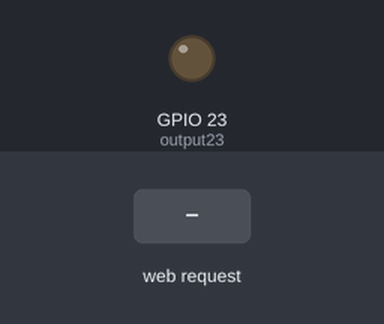
Bench run of a sketch on a simulated ESP32. On the bench: output pins drawn as LEDs (lit = HIGH). The test bench sets the inputs (shaded band). WiFi joins after 1.5 s; servers stay silent unless stated; what the sketch prints to the serial monitor is not drawn.

Above: at 2.7 s.
2.8 s: HTTP request GET /fwdleft received
At 4.0 s:
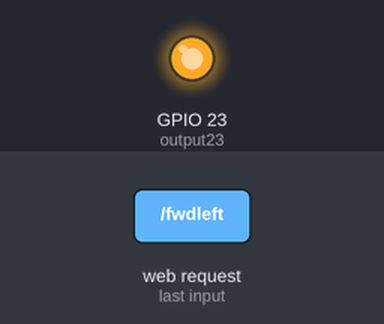
4.3 s: HTTP request GET /status received
At 5.3 s:
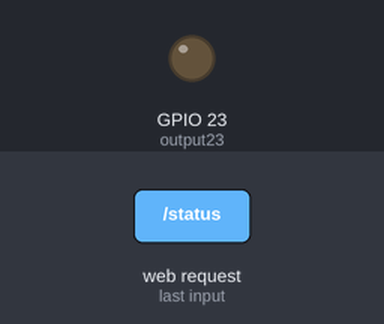
5.8 s: HTTP request GET /forward received
At 6.4 s:
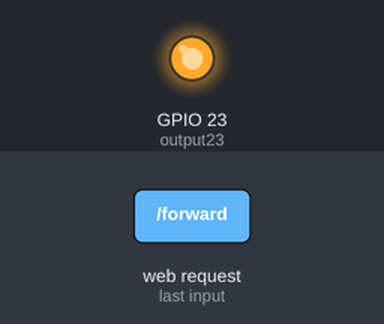
Timing chart, 0 to 8.8 s (numbered marks = the images above; inputs shaded):
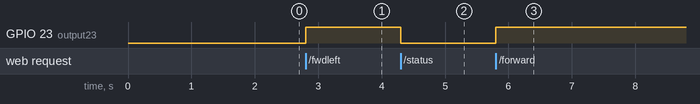

Measured:
- after the input at 2.8 s, GPIO 23 (output23): LOW → HIGH at once
- after the input at 4.3 s, GPIO 23 (output23): HIGH → LOW at once
- after the input at 5.8 s, GPIO 23 (output23): LOW → HIGH at once

The sketch:

esp32_webserver_ai2.ino
```cpp
// Load Wi-Fi library
#include <WiFi.h>

#define RXD2 16
#define TXD2 17

// Replace with your network credentials
const char* ssid = "Gdrew";
const char* password = "ntag0919";

// Set web server port number to 80
WiFiServer server(80);

// Variable to store the HTTP request
String response, ip_address;

// Auxiliar variables to store the current output state
String output26State = "off";

// Assign output variables to GPIO pins
const int output23 = 23;
bool flag = false;
unsigned long dx = 0;

// Current time
unsigned long currentTime = millis();
// Previous time
unsigned long previousTime = 0;
// Define timeout time in milliseconds (example: 2000ms = 2s)
const long timeoutTime = 2000;
int wait30 = 30000; // time to reconnect when connection is lost.

// This is your Static IP
IPAddress local_IP(192, 168, 27, 15);
// Gateway IP address
IPAddress gateway(192, 168, 1, 1);
IPAddress subnet(255, 255, 0, 0);
IPAddress primaryDNS(8, 8, 8, 8);
IPAddress secondaryDNS(8, 8, 4, 4);

void setup() {
  Serial.begin(115200);
  Serial2.begin(9600, SERIAL_8N1, RXD2, TXD2);
  // Initialize the output variables as outputs
  pinMode(output23, OUTPUT);
  // Set outputs to LOW
  digitalWrite(output23, LOW);

  //Configure Static IP
//  if(!WiFi.config(local_IP, gateway, subnet, primaryDNS, secondaryDNS))
//  {
//    Serial.println("Static IP failed to configure");
//  }

  // Connect to Wi-Fi network with SSID and password
  Serial.print("Connecting to ");
  Serial.println(ssid);
  WiFi.begin(ssid, password);
  while (WiFi.status() != WL_CONNECTED) {
    delay(500);
    Serial.print(".");
  }
  // Print local IP address and start web server
  Serial.println("");
  Serial.println("WiFi connected.");
  Serial.println("IP address: ");
  ip_address = WiFi.localIP().toString();
  Serial.println(ip_address);
  server.begin();
}


void toggleLED() {
  if (flag) {
    digitalWrite(output23, HIGH);
    flag = false;
  } else {
    flag = true;
    digitalWrite(output23, LOW);
  }
}

void loop() {

// If disconnected, try to reconnect every 30 seconds.
  if ((WiFi.status() != WL_CONNECTED) && (millis() > wait30)) {
    Serial.println("Trying to reconnect WiFi...");
    //Serial2.write(0x00);
    WiFi.disconnect();
    WiFi.begin(ssid, password);
    wait30 = millis() + 30000;

  }
  // Check if a client has connected..
  WiFiClient client = server.available();
  if (!client) {
    return;
  }

  Serial.print("New client: ");
  Serial.println(client.remoteIP());

  // Espera hasta que el cliente envíe datos.
  // while(!client.available()){ delay(1); }

  /////////////////////////////////////////////////////
  // Read the information sent by the client.
  String req = client.readStringUntil('\r');
  Serial.println(req);

  // Make the client's request.
  if(req.indexOf("status") != -1)
  {
    toggleLED();
    response = "WiFi Connected: " + ip_address;
  }

  if(req.indexOf("forward") != -1)
    {
      toggleLED();
      response = "Forward Movement";
      Serial2.write(0x01);
      dx = 1;
    }

  if(req.indexOf("reverse") != -1)
    {
      toggleLED();
      response = "Reverse Movement";
      //Serial2.write(0x02);
      dx = 2;
      Serial2.write(dx);
    }

  if(req.indexOf("left") != -1)
  {
    toggleLED();
    response = "Left Movement";
    Serial2.write(0x03);
    dx = 3;
  }

  if(req.indexOf("right") != -1)
  {
    toggleLED();
    response = "Right Movement";
    Serial2.write(0x04);
    dx = 4;
  }

  if(req.indexOf("fwdleft") != -1)
  {
    toggleLED();
    response = "Forward left";
    Serial2.write(0x06);
  }

    if(req.indexOf("fwdright") != -1)
  {
    toggleLED();
    response = "Forward right";
    Serial2.write(0x05);
  }

  if(req.indexOf("stop") != -1)
  {
    toggleLED();
    response = "Stop Movement";
    Serial2.write(0x0);
    dx = 0;
  }

   if(req.indexOf("auto") != -1)
  {
    toggleLED();
    response = "AUTO MODE. DONT TOUCH!!";
    Serial2.write(0x07);
    dx = 0;
  }

  if(req.indexOf("musicStart") != -1)
  {
    toggleLED();
    response = "START Music";
    Serial2.write(0x08);
    dx = 0;
  }

  if(req.indexOf("musicStop") != -1)
  {
    toggleLED();
    response = "STOP music";
    Serial2.write(0x09);
    dx = 0;
  }


  client.println("HTTP/1.1 200 OK");
  client.println("Content-Type: text/html");
  client.println("");
  client.println(response); //  Return status.

  client.flush();
  client.stop();
  Serial.println("Client disconnected.");
}
```
